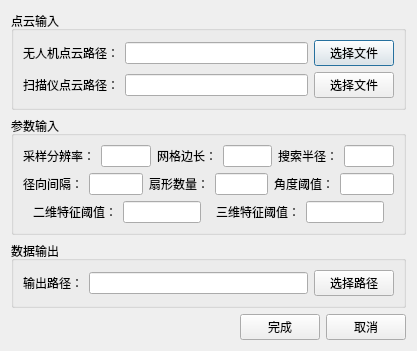
<?xml version="1.0" encoding="UTF-8"?>
<ui version="4.0">
 <class>ULS_TLSRegistration</class>
 <widget class="QDialog" name="ULS_TLSRegistration">
  <property name="geometry">
   <rect>
    <x>0</x>
    <y>0</y>
    <width>417</width>
    <height>347</height>
   </rect>
  </property>
  <property name="windowTitle">
   <string>地空配准</string>
  </property>
  <layout class="QVBoxLayout" name="verticalLayout_2">
   <item>
    <widget class="QGroupBox" name="groupBox">
     <property name="title">
      <string>点云输入</string>
     </property>
     <layout class="QVBoxLayout" name="verticalLayout">
      <item>
       <layout class="QHBoxLayout" name="horizontalLayout_2">
        <item>
         <widget class="QLabel" name="label">
          <property name="text">
           <string>无人机点云路径：</string>
          </property>
         </widget>
        </item>
        <item>
         <widget class="QLineEdit" name="_inputFileOfSource"/>
        </item>
        <item>
         <widget class="QPushButton" name="_selectInputFileOfSource">
          <property name="text">
           <string>选择文件</string>
          </property>
         </widget>
        </item>
       </layout>
      </item>
      <item>
       <layout class="QHBoxLayout" name="horizontalLayout_3">
        <item>
         <widget class="QLabel" name="label_2">
          <property name="text">
           <string>扫描仪点云路径：</string>
          </property>
         </widget>
        </item>
        <item>
         <widget class="QLineEdit" name="_inputFileOfTarget"/>
        </item>
        <item>
         <widget class="QPushButton" name="_selectInputFileOfTarget">
          <property name="text">
           <string>选择文件</string>
          </property>
         </widget>
        </item>
       </layout>
      </item>
     </layout>
    </widget>
   </item>
   <item>
    <widget class="QGroupBox" name="groupBox_2">
     <property name="title">
      <string>参数输入</string>
     </property>
     <layout class="QVBoxLayout" name="verticalLayout_5">
      <item>
       <layout class="QHBoxLayout" name="horizontalLayout_6">
        <item>
         <widget class="QLabel" name="label_4">
          <property name="text">
           <string>采样分辨率：</string>
          </property>
         </widget>
        </item>
        <item>
         <widget class="QLineEdit" name="_resolution"/>
        </item>
        <item>
         <spacer name="horizontalSpacer_11">
          <property name="orientation">
           <enum>Qt::Horizontal</enum>
          </property>
          <property name="sizeHint" stdset="0">
           <size>
            <width>40</width>
            <height>20</height>
           </size>
          </property>
         </spacer>
        </item>
        <item>
         <widget class="QLabel" name="label_5">
          <property name="text">
           <string>网格边长：</string>
          </property>
         </widget>
        </item>
        <item>
         <widget class="QLineEdit" name="_gridStep"/>
        </item>
        <item>
         <spacer name="horizontalSpacer_2">
          <property name="orientation">
           <enum>Qt::Horizontal</enum>
          </property>
          <property name="sizeHint" stdset="0">
           <size>
            <width>40</width>
            <height>20</height>
           </size>
          </property>
         </spacer>
        </item>
        <item>
         <widget class="QLabel" name="label_6">
          <property name="text">
           <string>搜索半径：</string>
          </property>
         </widget>
        </item>
        <item>
         <widget class="QLineEdit" name="_searchRadius"/>
        </item>
        <item>
         <spacer name="horizontalSpacer_4">
          <property name="orientation">
           <enum>Qt::Horizontal</enum>
          </property>
          <property name="sizeHint" stdset="0">
           <size>
            <width>40</width>
            <height>20</height>
           </size>
          </property>
         </spacer>
        </item>
        <item>
         <spacer name="horizontalSpacer_3">
          <property name="orientation">
           <enum>Qt::Horizontal</enum>
          </property>
          <property name="sizeHint" stdset="0">
           <size>
            <width>40</width>
            <height>20</height>
           </size>
          </property>
         </spacer>
        </item>
       </layout>
      </item>
      <item>
       <layout class="QHBoxLayout" name="horizontalLayout_7">
        <item>
         <spacer name="horizontalSpacer_6">
          <property name="orientation">
           <enum>Qt::Horizontal</enum>
          </property>
          <property name="sizeHint" stdset="0">
           <size>
            <width>40</width>
            <height>20</height>
           </size>
          </property>
         </spacer>
        </item>
        <item>
         <widget class="QLabel" name="label_7">
          <property name="text">
           <string>径向间隔：</string>
          </property>
         </widget>
        </item>
        <item>
         <widget class="QLineEdit" name="_radiusStep"/>
        </item>
        <item>
         <widget class="QLabel" name="label_8">
          <property name="text">
           <string>扇形数量：</string>
          </property>
         </widget>
        </item>
        <item>
         <widget class="QLineEdit" name="_numSectors"/>
        </item>
        <item>
         <spacer name="horizontalSpacer_5">
          <property name="orientation">
           <enum>Qt::Horizontal</enum>
          </property>
          <property name="sizeHint" stdset="0">
           <size>
            <width>40</width>
            <height>20</height>
           </size>
          </property>
         </spacer>
        </item>
        <item>
         <widget class="QLabel" name="label_9">
          <property name="text">
           <string>角度阈值：</string>
          </property>
         </widget>
        </item>
        <item>
         <widget class="QLineEdit" name="_angleThe"/>
        </item>
        <item>
         <spacer name="horizontalSpacer_7">
          <property name="orientation">
           <enum>Qt::Horizontal</enum>
          </property>
          <property name="sizeHint" stdset="0">
           <size>
            <width>40</width>
            <height>20</height>
           </size>
          </property>
         </spacer>
        </item>
       </layout>
      </item>
      <item>
       <layout class="QHBoxLayout" name="horizontalLayout_8">
        <item>
         <spacer name="horizontalSpacer_8">
          <property name="orientation">
           <enum>Qt::Horizontal</enum>
          </property>
          <property name="sizeHint" stdset="0">
           <size>
            <width>40</width>
            <height>20</height>
           </size>
          </property>
         </spacer>
        </item>
        <item>
         <widget class="QLabel" name="label_10">
          <property name="text">
           <string>二维特征阈值：</string>
          </property>
         </widget>
        </item>
        <item>
         <widget class="QLineEdit" name="_a2DThe"/>
        </item>
        <item>
         <spacer name="horizontalSpacer_9">
          <property name="orientation">
           <enum>Qt::Horizontal</enum>
          </property>
          <property name="sizeHint" stdset="0">
           <size>
            <width>40</width>
            <height>20</height>
           </size>
          </property>
         </spacer>
        </item>
        <item>
         <widget class="QLabel" name="label_11">
          <property name="text">
           <string>三维特征阈值：</string>
          </property>
         </widget>
        </item>
        <item>
         <widget class="QLineEdit" name="_a3DThe"/>
        </item>
        <item>
         <spacer name="horizontalSpacer_10">
          <property name="orientation">
           <enum>Qt::Horizontal</enum>
          </property>
          <property name="sizeHint" stdset="0">
           <size>
            <width>40</width>
            <height>20</height>
           </size>
          </property>
         </spacer>
        </item>
       </layout>
      </item>
     </layout>
    </widget>
   </item>
   <item>
    <widget class="QGroupBox" name="groupBox_3">
     <property name="title">
      <string>数据输出</string>
     </property>
     <layout class="QVBoxLayout" name="verticalLayout_3">
      <item>
       <layout class="QHBoxLayout" name="horizontalLayout_4">
        <item>
         <widget class="QLabel" name="label_3">
          <property name="text">
           <string>输出路径：</string>
          </property>
         </widget>
        </item>
        <item>
         <widget class="QLineEdit" name="_outputFileOfDir"/>
        </item>
        <item>
         <widget class="QPushButton" name="_selectOutputDir">
          <property name="text">
           <string>选择路径</string>
          </property>
         </widget>
        </item>
       </layout>
      </item>
     </layout>
    </widget>
   </item>
   <item>
    <layout class="QHBoxLayout" name="horizontalLayout">
     <item>
      <spacer name="horizontalSpacer">
       <property name="orientation">
        <enum>Qt::Horizontal</enum>
       </property>
       <property name="sizeHint" stdset="0">
        <size>
         <width>40</width>
         <height>20</height>
        </size>
       </property>
      </spacer>
     </item>
     <item>
      <widget class="QPushButton" name="action_OK">
       <property name="text">
        <string>完成</string>
       </property>
      </widget>
     </item>
     <item>
      <widget class="QPushButton" name="action_cancel">
       <property name="text">
        <string>取消</string>
       </property>
      </widget>
     </item>
    </layout>
   </item>
  </layout>
 </widget>
 <resources/>
 <connections/>
</ui>
